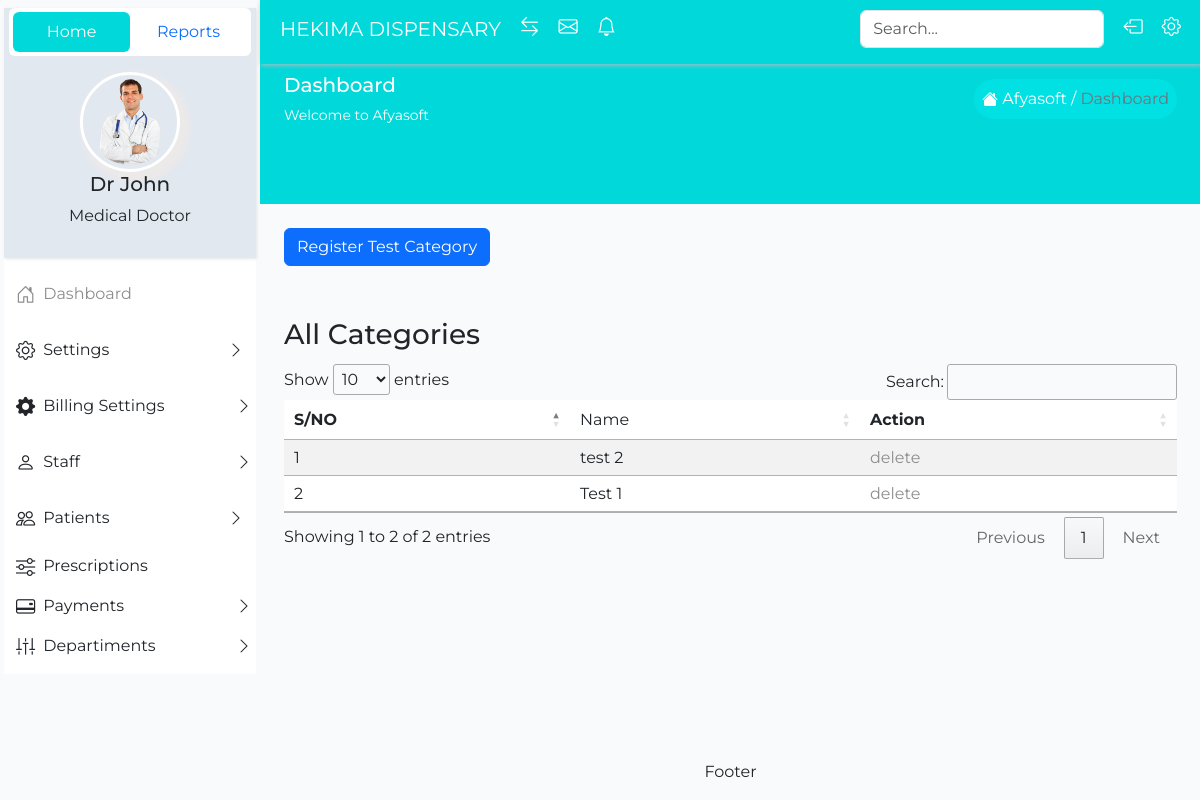
Page /index.php/category on the earlier database version.
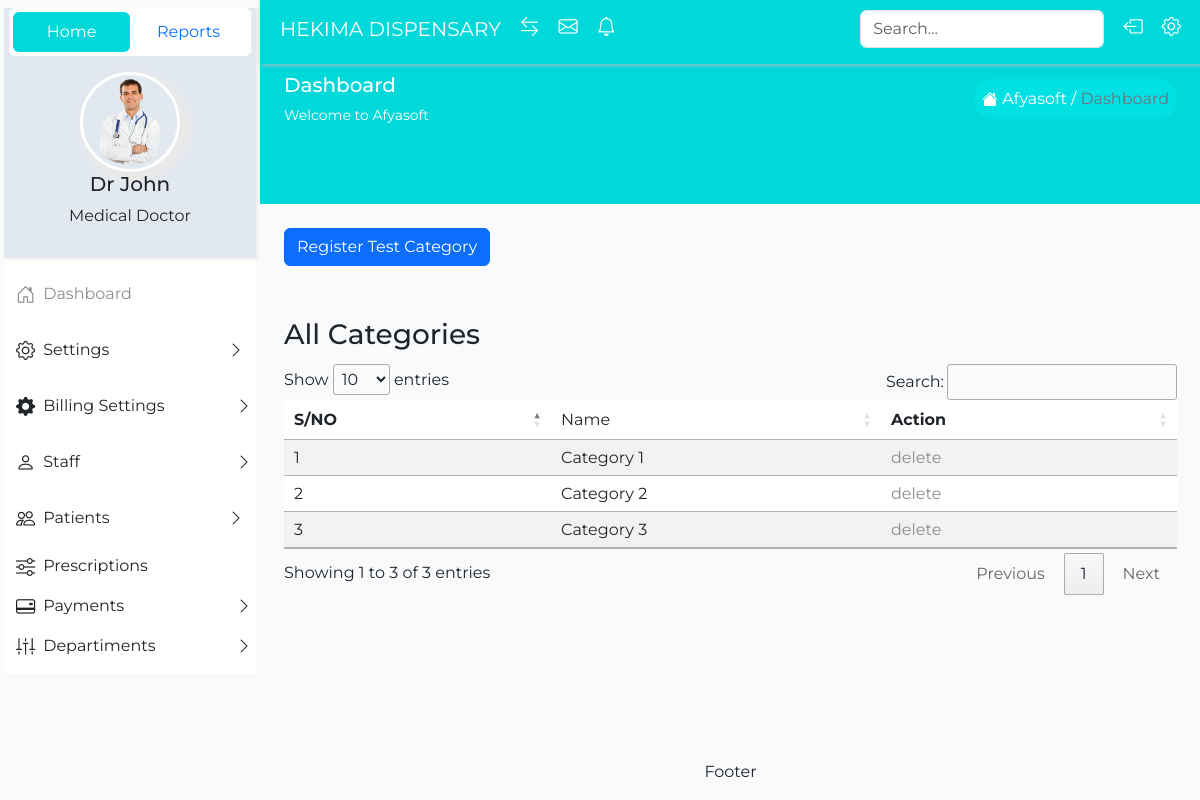
Same page on the later database version.
### tables this page shows
CREATE TABLE `test_category` (
  `test_category_id` int NOT NULL AUTO_INCREMENT,
  `name` varchar(45) DEFAULT NULL,
  `created_at` timestamp NULL DEFAULT CURRENT_TIMESTAMP,
  PRIMARY KEY (`test_category_id`)
);

### application/controllers/Category.php (called while the page is built, shortened)
<?php
class Category extends CI_Controller
{
    public function __construct() {
        $this->load->model('CategoryModel');
    }
    public function index() {
        $categories = $this->CategoryModel->get_all_categories();
        $this->load->view('labtests/category', ["categories" => $categories]);
    }
}

### index.php (called while the page is built, shortened)
<?php
require_once BASEPATH.'core/CodeIgniter.php';

### application/models/CategoryModel.php (called while the page is built, shortened)
<?php
class CategoryModel extends CI_Model
{
    public function get_all_categories() {
        $categories = $this->db->get('test_category')->result();
        return $categories;
    }
}

### application/views/labtests/category.php (the view, shortened to what this page needs)
<?php include APPPATH . 'views/utils/header.php' ?>
<?php include APPPATH . 'views/utils/sidebar.php' ?>
<?php include APPPATH . 'views/utils/navbar.php' ?>
<section class="p-4">
<button type="button" class="btn btn-primary" data-bs-toggle="modal" data-bs-target="#staticBackdrop">
  Register Test Category
</button>
<div class="py-5">
    <h3 class="py-1">All Categories</h3>
    <table class="table table-striped" id="dataTable">
        <thead>
            <tr>
                <th>S/NO</th>
                <td>Name</td>
                <th>Action</th>
            </tr>
        </thead>
        <tbody>
          <?php $rowId = 1 ?>
            <?php foreach($categories as $category): ?>
                <tr>
                    <td><?= $rowId++ ?></td>
                    <td><?= $category->name ?></td>
                    <td>
                        <a href="<?= site_url('category/delete/'.$category->test_category_id) ?>">delete</a>
                    </td>
                </tr>
            <?php endforeach?>
        </tbody>
    </table>
</div>
</section>
<?php include APPPATH . "views/utils/footer.php"?>

### application/views/utils/header.php (shortened to what this page needs)
<html>
    <head>
        <link href="<?php echo base_url('public/libs/datatable/datatable.css') ?>" rel="stylesheet" />
        <link href="<?php echo base_url('public/bootstrap/dist/css/bootstrap.min.css') ?>" rel="stylesheet" />
        <link rel="stylesheet" href="<?php echo base_url('public/libs/select2/select2.css') ?>">
        <link href="<?php echo base_url('public/bootstrap-icons/font/bootstrap-icons.min.css') ?>" rel="stylesheet" />
        <link href="<?php echo base_url('public/styles/styles.css') ?>" rel="stylesheet" />
    </head>
<body>
    <div class="main-container">

### application/views/utils/sidebar.php (shortened to what this page needs)
<aside class="px-1 py-2">
  <div id="scroll-snap">
    <ul class="nav nav-pills mb-3 bg-white p-1 rounded" id="pills-tab" role="tablist">
      <li class="nav-item w-50" role="presentation">
        <button class="nav-link active w-100" id="pills-home-tab" data-bs-toggle="pill" data-bs-target="#pills-home" type="button" role="tab" aria-controls="pills-home" aria-selected="true">Home</button>
      </li>
      <li class="nav-item w-50" role="presentation">
        <button class="nav-link w-100 " id="pills-profile-tab" data-bs-toggle="pill" data-bs-target="#pills-profile" type="button" role="tab" aria-controls="pills-profile" aria-selected="false">Reports</button>
      </li>
    </ul>
    <div class="text-center">
       <img src="<?php echo base_url('public/images/doctors/member1.png') ?>" style="box-shadow: 5px 5px 5px 5px rgb(236, 233, 233)" class="border border-3 p-1 border-white rounded-circle mx-auto d-block overflow-hidden" width="100" height="100" alt="Profile">
       <div>
         <h5>Dr John</h5>
         <p>Medical Doctor</p>
       </div>
    </div>
  </div>
  <div class="tab-content bg-white" id="pills-tabContent">
    <div class="tab-pane fade show active" id="pills-home" role="tabpanel" aria-labelledby="pills-home-tab" tabindex="0">
       <ul class="d-grid gap-3 px-1 py-3">
          <li class="d-flex justify-content-between align-items-center">
            <a href="<?= site_url('') ?>" class="d-flex gap-2 align-items-center list-hover-effect">
              <i class="bi bi-house-door"></i>
              <span>Dashboard</span>
            </a>
          </li>
          <li class="d-grid gap-2" id="flip1">
            <div class="d-flex justify-content-between align-items-center list-hover-effect">
              <div class="d-flex gap-2 align-items-center">
                <i class="bi bi-gear"></i>
                <span>Settings</span>
              </div>
              <i class="bi bi-chevron-right fs-6"></i>
            </div>
          </li>
          <li class="d-grid gap-2" id="flip2">
            <div class="d-flex justify-content-between align-items-center">
              <div class="d-flex gap-2 align-items-center list-hover-effect">
                <i class="bi bi-gear-fill"></i>
                <span>Billing Settings</span>
              </div>
              <i class="bi bi-chevron-right fs-6"></i>
            </div>
          </li>
          <li class="d-grid gap-2" id="flip4">
            <div class="d-flex justify-content-between align-items-center">
              <div class="d-flex gap-2 align-items-center list-hover-effect">
                <i class="bi bi-person"></i>
                <span>Staff</span>
              </div>
              <i class="bi bi-chevron-right fs-6"></i>
            </div>
          </li>
          <li class="d-grid gap-2" id="flip3">
            <div class="d-flex justify-content-between align-items-center list-hover-effect">
              <div class="d-flex gap-2 align-items-center">
                <i class="bi bi-people"></i>
                <span>Patients</span>
              </div>
              <i class="bi bi-chevron-right fs-6"></i>
            </div>
          </li>
          <li class="d-flex justify-content-between pl-2 align-items-center">
            <div class="d-flex gap-2 align-items-center">
              <i class="bi bi-sliders"></i>
              <span>Prescriptions</span>
            </div>
          </li>
          <li class="d-flex justify-content-between pl-2 align-items-center">
            <div class="d-flex gap-2 align-items-center">
              <i class="bi bi-credit-card-2-back"></i>
              <span>Payments</span>
            </div>
            <i class="bi bi-chevron-right fs-6"></i>
          </li>
          <li class="d-flex justify-content-between pl-2 align-items-center">
            <div class="d-flex gap-2 align-items-center">
              <i class="bi bi-sliders2-vertical"></i>
              <span>Departiments</span>
            </div>
            <i class="bi bi-chevron-right fs-6"></i>
          </li>
       </ul>
    </div>
  </div>
</aside>

### application/views/utils/navbar.php (shortened to what this page needs)
<nav>
    <div class="navbar1">
        <ul>
            <li class="fs-5">
                HEKIMA DISPENSARY
            </li>
            <li>
                <i class="bi bi-arrow-left-right"></i>
            </li>
            <li>
                <i class="bi bi-envelope"></i>
            </li>
            <li>
                <i class="bi bi-bell"></i>
            </li>
        </ul>
        <ul>
            <li>
              <input type="search" class="form-control"  name="search" placeholder="Search...">
            </li>
            <li>
                <i class="bi bi-box-arrow-left"></i>
            </li>
            <li>
                <i class="bi bi-gear"></i>
            </li>
        </ul>
    </div>
    <div class="navbottom d-flex justify-content-between align-items-center px-4">
        <div class="nav-name">
            <h5>Dashboard</h5>
            <small>Welcome to Afyasoft</small>
        </div>
        <div class="d-flex align-items-center gap-1 p-2 navbtn">
            <span> Afyasoft</span>
            <span>/</span>
            <span class="text-secondary">Dashboard</span>
        </div>
    </div>
    <div style="height: 70px; position: relative;">
    </div>
</nav>

### application/views/utils/footer.php (shortened to what this page needs)
<footer class="text-center">
   <p>Footer</p>
</footer>
</div>
</body>
</html>

### public/libs/datatable/datatable.css (style rules this page uses)
:root { --dt-row-selected: 13, 110, 253; --dt-row-selected-text: 255, 255, 255; --dt-row-selected-link: 9, 10, 11; --dt-row-stripe: 0, 0, 0; --dt-row-hover: 0, 0, 0; --dt-column-ordering: 0, 0, 0; --dt-html-background: white; }
table.dataTable thead > tr > th.sorting, table.dataTable thead > tr > th.sorting_asc, table.dataTable thead > tr > th.sorting_desc, table.dataTable thead > tr > th.sorting_asc_disabled, table.dataTable thead > tr > th.sorting_desc_disabled, table.dataTable thead > tr > td.sorting, table.dataTable thead > tr > td.sorting_asc, table.dataTable thead > tr > td.sorting_desc, table.dataTable thead > tr > td.sorting_asc_disabled, table.dataTable thead > tr > td.sorting_desc_disabled { cursor: pointer; position: relative; padding-right: 26px; }
table.dataTable thead > tr > th.sorting:before, table.dataTable thead > tr > th.sorting:after, table.dataTable thead > tr > th.sorting_asc:before, table.dataTable thead > tr > th.sorting_asc:after, table.dataTable thead > tr > th.sorting_desc:before, table.dataTable thead > tr > th.sorting_desc:after, table.dataTable thead > tr > th.sorting_asc_disabled:before, table.dataTable thead > tr > th.sorting_asc_disabled:after, table.dataTable thead > tr > th.sorting_desc_disabled:before, table.dataTable thead > tr > th.sorting_desc_disabled:after, table.dataTable thead > tr > td.sorting:before, table.dataTable thead > tr > td.sorting:after, table.dataTable thead > tr > td.sorting_asc:before, table.dataTable thead > tr > td.sorting_asc:after, table.dataTable thead > tr > td.sorting_desc:before, table.dataTable thead > tr > td.sorting_desc:after, table.dataTable thead > tr > td.sorting_asc_disabled:before, table.dataTable thead > tr > td.sorting_asc_disabled:after, table.dataTable thead > tr > td.sorting_desc_disabled:before, table.dataTable thead > tr > td.sorting_desc_disabled:after { position: absolute; display: block; opacity: 0.125; right: 10px; line-height: 9px; font-size: 0.8em; }
table.dataTable thead > tr > th.sorting:before, table.dataTable thead > tr > th.sorting_asc:before, table.dataTable thead > tr > th.sorting_desc:before, table.dataTable thead > tr > th.sorting_asc_disabled:before, table.dataTable thead > tr > th.sorting_desc_disabled:before, table.dataTable thead > tr > td.sorting:before, table.dataTable thead > tr > td.sorting_asc:before, table.dataTable thead > tr > td.sorting_desc:before, table.dataTable thead > tr > td.sorting_asc_disabled:before, table.dataTable thead > tr > td.sorting_desc_disabled:before { bottom: 50%; content: "▲"; content: "▲"/""; }
table.dataTable thead > tr > th.sorting:after, table.dataTable thead > tr > th.sorting_asc:after, table.dataTable thead > tr > th.sorting_desc:after, table.dataTable thead > tr > th.sorting_asc_disabled:after, table.dataTable thead > tr > th.sorting_desc_disabled:after, table.dataTable thead > tr > td.sorting:after, table.dataTable thead > tr > td.sorting_asc:after, table.dataTable thead > tr > td.sorting_desc:after, table.dataTable thead > tr > td.sorting_asc_disabled:after, table.dataTable thead > tr > td.sorting_desc_disabled:after { top: 50%; content: "▼"; content: "▼"/""; }
table.dataTable thead > tr > th.sorting_asc:before, table.dataTable thead > tr > th.sorting_desc:after, table.dataTable thead > tr > td.sorting_asc:before, table.dataTable thead > tr > td.sorting_desc:after { opacity: 0.6; }
table.dataTable thead th, table.dataTable thead td, table.dataTable tfoot th, table.dataTable tfoot td { text-align: left; }
table.dataTable { width: 100%; margin: 0 auto; clear: both; border-collapse: separate; border-spacing: 0; }
table.dataTable thead th, table.dataTable tfoot th { font-weight: bold; }
table.dataTable > thead > tr > th, table.dataTable > thead > tr > td { padding: 10px; border-bottom: 1px solid rgba(0, 0, 0, 0.3); }
table.dataTable tbody tr { background-color: transparent; }
table.dataTable tbody th, table.dataTable tbody td { padding: 8px 10px; }
table.dataTable.no-footer { border-bottom: 1px solid rgba(0, 0, 0, 0.3); }
table.dataTable th, table.dataTable td { box-sizing: content-box; }

Differences in the rows shown:
removed test_category: name "test 2"
removed test_category: name "Test 1"
added test_category: name "Category 1"
added test_category: name "Category 2"
added test_category: name "Category 3"
Other differences:
text written by a page script: "Show entries Search: Showing 1 to 2 of 2 entries Previous 1 Next" → "Show entries Search: Showing 1 to 3 of 3 entries Previous 1 Next"
